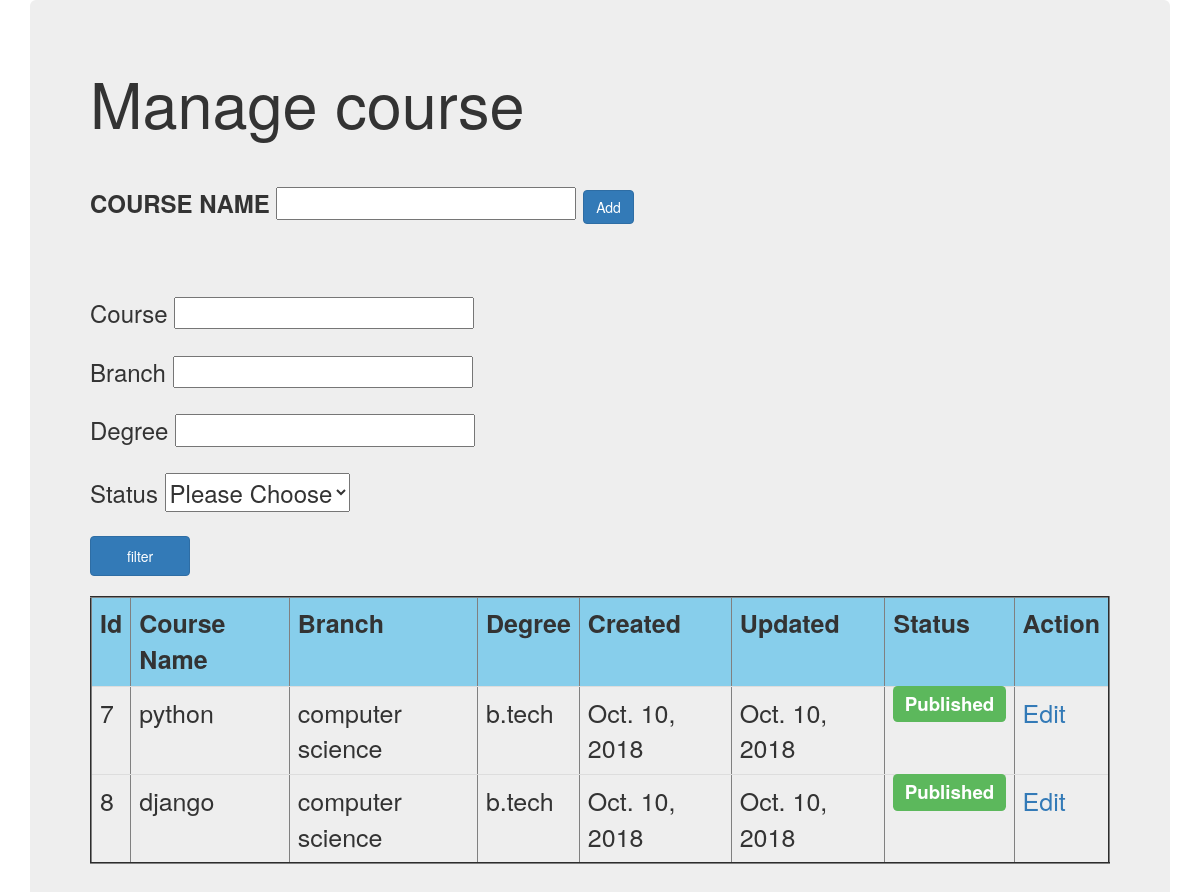
Before: /manage_course/ with the older database file.
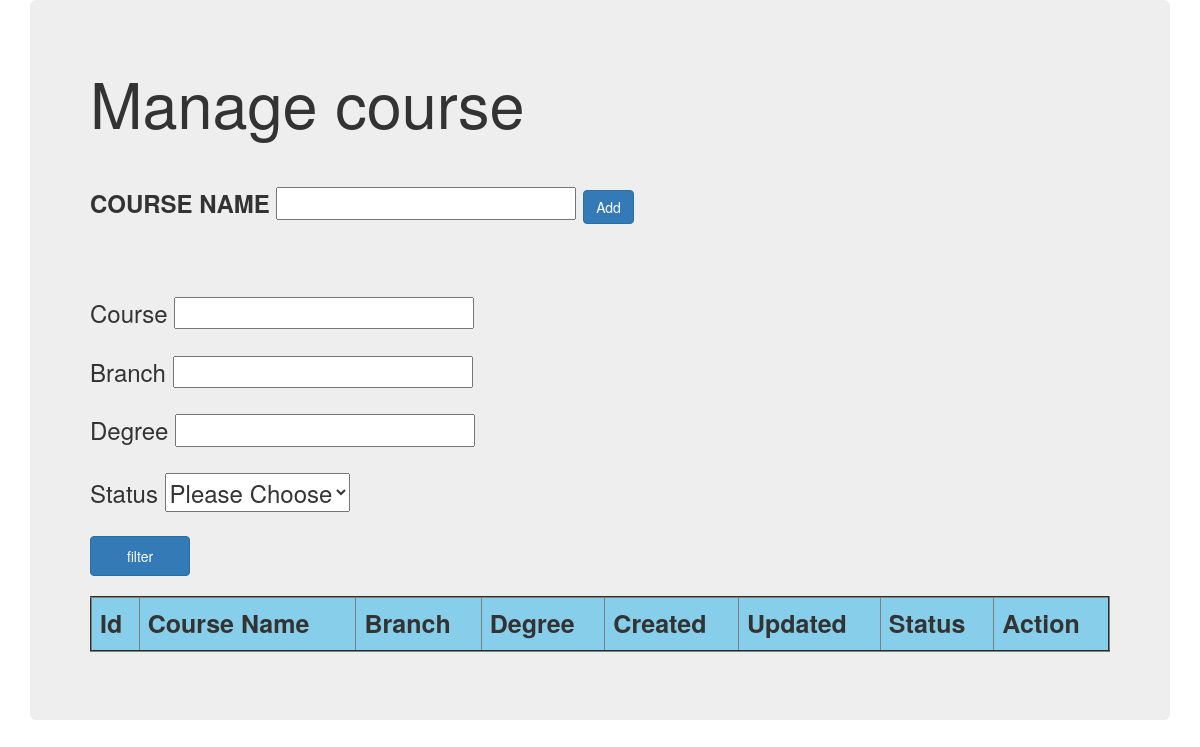
After: the same page with the newer database file.
### web_app/models.py (models this page shows, shortened)
class Course_page(models.Model):
    college = models.ForeignKey('College_detail',on_delete=models.CASCADE,null=True,blank=True)
    global exams
    course_name = models.CharField(max_length=256)
    degree = models.CharField(max_length=50)
    branch = models.CharField(max_length=50)
    exam = models.ManyToManyField(Exam_detail,blank=True,default=None)
    course_duration = models.IntegerField()
    eligibility = models.CharField(max_length=223)
    course_detail = models.CharField(max_length=256)
    publish = models.BooleanField(default = True)
    created_date =  models.DateField(("Date"), default=datetime.date.today)
    updated_date = models.DateField(("Date"), default=datetime.date.today)
    slug = models.SlugField(blank=True)

### web_app/views.py (the view)
# urls.py: url(r'^manage_course/',views.managecourse,name="manage_course"),
def managecourse(request,pk=None):
    course_model = Course_page.objects.all()
    course = CourseForm()
    l = Course_page.objects.filter(college_id = pk)
    print(l)
    if request.method == "POST":
        course = CourseForm(data=request.POST)
        course_name = request.POST.get('course_name')
        m = Course_page.objects.all().values_list('course_name', flat=True)
        l = []
        for i in m:
            l.append(i)
        if course_name in l:
            print("not valid")
            return render(request, "course.html", {'course': course,'course_model':course_model})
        else:
            name = {'course_name':course_name}
            return HttpResponseRedirect(reverse('dynamic-arg',args=(course_name,pk)))
    else:
        d={}
        for key,value in request.GET.items():
            if value !='':
                d[key]=value
        print(d)
        if d:
            l = Course_page.objects.filter(college_id=pk,**d)
        else:
            course_model = l
            course = CourseForm()
    return render(request,"course.html",{'course':course,'course_model':l})

### web_app/forms.py (shortened to what this page needs)
class CourseForm(forms.ModelForm):
    course = Course_page.objects.all()
    exam = forms.ModelMultipleChoiceField( required=True, queryset=Exam_detail.objects.all())
    course_detail = forms.CharField(widget=forms.Textarea)
    class Meta():
        model = Course_page
        fields = ('course_name','course_duration','degree','branch','exam','eligibility','course_detail','publish')

### templates/course.html (shortened to what this page needs)
<html>
<!DOCTYPE html>
<html>
<head>
<link rel="stylesheet" href="https://maxcdn.bootstrapcdn.com/bootstrap/3.3.7/css/bootstrap.min.css">
<link rel="stylesheet" href="http://code.jquery.com/ui/1.8.18/themes/base/jquery-ui.css" type="text/css" media="all" />
<link rel="stylesheet" href="http://code.jquery.com/ui/1.8.18/themes/base/jquery-ui.css" type="text/css" media="all" />
</head>
<body>
<div class="container">
  <div class="jumbotron">
    <h1>Manage course</h1>
    <br>
<form method ="post" id ="framework_form" >
<h3>
  <label >COURSE NAME</label>      {{course.course_name}}    <input type="submit" value ="Add" class="btn btn-primary" id="validate">
  <br><br>
  <br>
</form>
<h3>
<form method="get" >
Course <input type ="text" value="" name="course_name" id="course"><br><br>
Branch <input type ="text" value = "" name="branch" id="branch"><br><br>
Degree <input type ="text" value = "" name="degree" id="degree"><br><br>
Status
<select id="publish" name="publish">
<option value="">Please Choose</option>
</select>
</h3>
<input type='submit' class="btn btn-primary"  value="filter" id="filter">
<br><br>
<table border="2" id="course-table" class="table color-table muted-table">
<tr>
<th>Id</th>
<th>Course Name </th>
<th>Branch </th>
<th>Degree  </th>
<th>Created</th>
<th>Updated</th>
<th>Status </th>
<th> Action  </th>
</tr>
{% for p in course_model %}
<tr>
<td>{{p.pk}} </td>
<td>{{p.course_name}}</td>
<td>{{p.branch}}</td>
<td>{{p.degree}}</td>
<td>{{p.created_date}}</td>
<td>{{p.updated_date}}</td>
{% if p.publish %}
<td><span class="label label-success">Published</span></td>
{% else %}
<td><span class="label label-danger">Unpublished</span></td>
{% endif %}
<td><a href="{% url 'course_edit_form' p.pk %}">Edit</a></td>
</tr>
{% endfor %}
</table>
</div>
</div>
</body>
</html>

Changed rows visible on the page:
no longer on this page (row edited): Course_page: pk "7", course_name "python", branch "computer science", degree "b.tech", created_date "Oct. 10, 2018", updated_date "Oct. 10, 2018", publish "Published"
no longer on this page (row edited): Course_page: pk "8", course_name "django", branch "computer science", degree "b.tech", created_date "Oct. 10, 2018", updated_date "Oct. 10, 2018", publish "Published"
